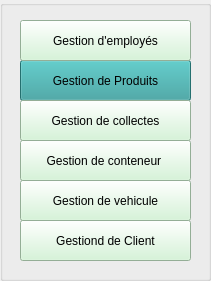
      <widget class="QGroupBox" name="groupBox_5">
       <property name="geometry">
        <rect>
         <x>10</x>
         <y>180</y>
         <width>211</width>
         <height>281</height>
        </rect>
       </property>
       <property name="title">
        <string/>
       </property>
       <widget class="QPushButton" name="B_gestiondeproduit">
        <property name="geometry">
         <rect>
          <x>20</x>
          <y>60</y>
          <width>171</width>
          <height>41</height>
         </rect>
        </property>
        <property name="styleSheet">
         <string notr="true">background-color: rgb(50, 157, 156);</string>
        </property>
        <property name="text">
         <string>Gestion de Produits</string>
        </property>
       </widget>
       <widget class="QPushButton" name="pushButton_9">
        <property name="geometry">
         <rect>
          <x>20</x>
          <y>220</y>
          <width>171</width>
          <height>41</height>
         </rect>
        </property>
        <property name="styleSheet">
         <string notr="true">background-color: rgb(207, 244, 210);</string>
        </property>
        <property name="text">
         <string>Gestiond de Client</string>
        </property>
       </widget>
       <widget class="QPushButton" name="pushButton_10">
        <property name="geometry">
         <rect>
          <x>20</x>
          <y>180</y>
          <width>171</width>
          <height>41</height>
         </rect>
        </property>
        <property name="styleSheet">
         <string notr="true">background-color: rgb(207, 244, 210);</string>
        </property>
        <property name="text">
         <string>Gestion de vehicule</string>
        </property>
       </widget>
       <widget class="QPushButton" name="pushButton_12">
        <property name="geometry">
         <rect>
          <x>20</x>
          <y>140</y>
          <width>171</width>
          <height>41</height>
         </rect>
        </property>
        <property name="styleSheet">
         <string notr="true">background-color: rgb(207, 244, 210);</string>
        </property>
        <property name="text">
         <string>Gestion de conteneur </string>
        </property>
       </widget>
       <widget class="QPushButton" name="B_gestiondecollecte_2">
        <property name="geometry">
         <rect>
          <x>20</x>
          <y>100</y>
          <width>171</width>
          <height>41</height>
         </rect>
        </property>
        <property name="styleSheet">
         <string notr="true">background-color: rgb(207, 244, 210);</string>
        </property>
        <property name="text">
         <string>Gestion de collectes</string>
        </property>
       </widget>
       <widget class="QPushButton" name="b_gest_emp">
        <property name="geometry">
         <rect>
          <x>20</x>
          <y>20</y>
          <width>171</width>
          <height>41</height>
         </rect>
        </property>
        <property name="styleSheet">
         <string notr="true">background-color: rgb(207, 244, 210);
</string>
        </property>
        <property name="text">
         <string>Gestion d'employés</string>
        </property>
       </widget>
      </widget>
